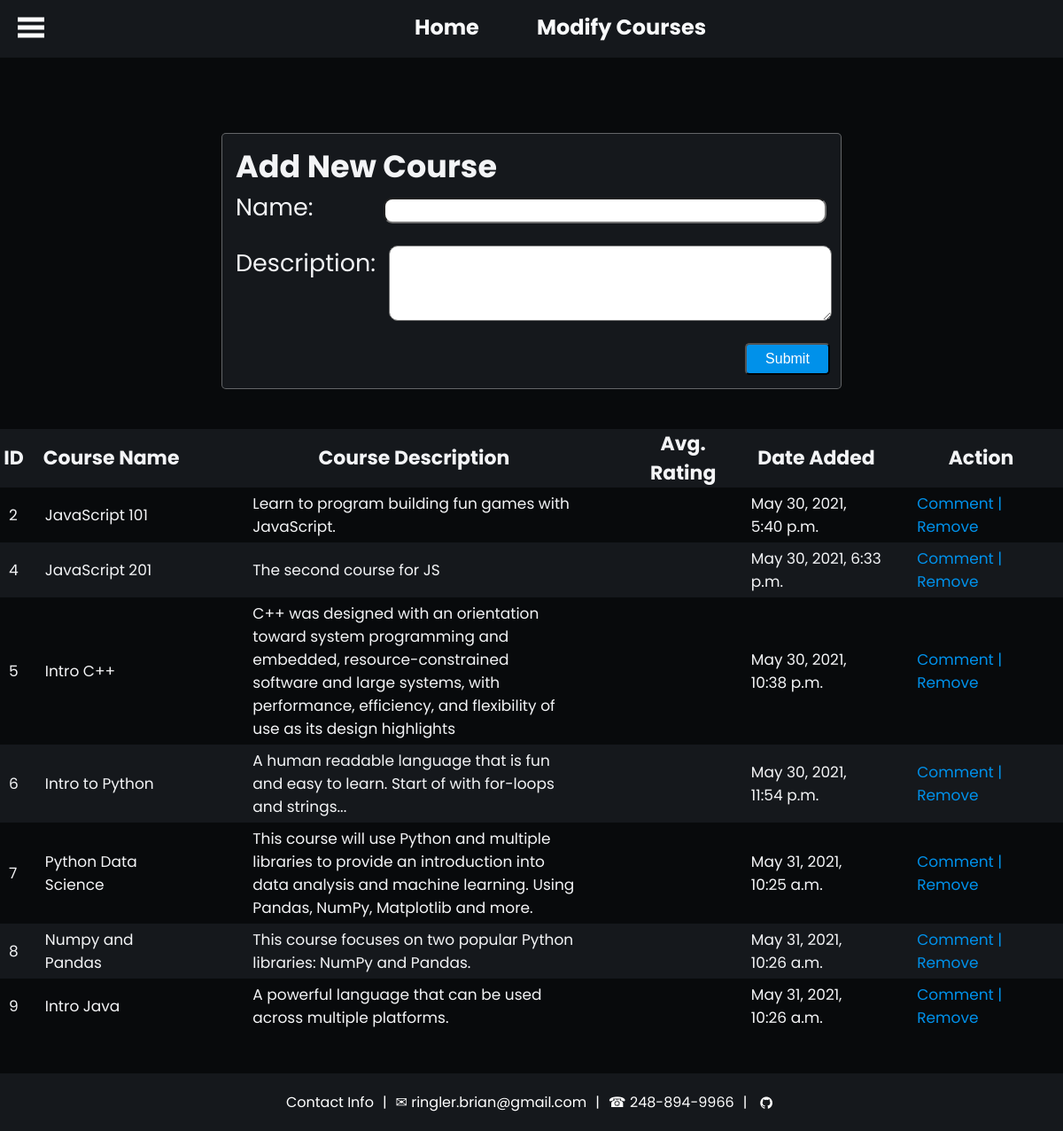
The app's page /courses/, older data.
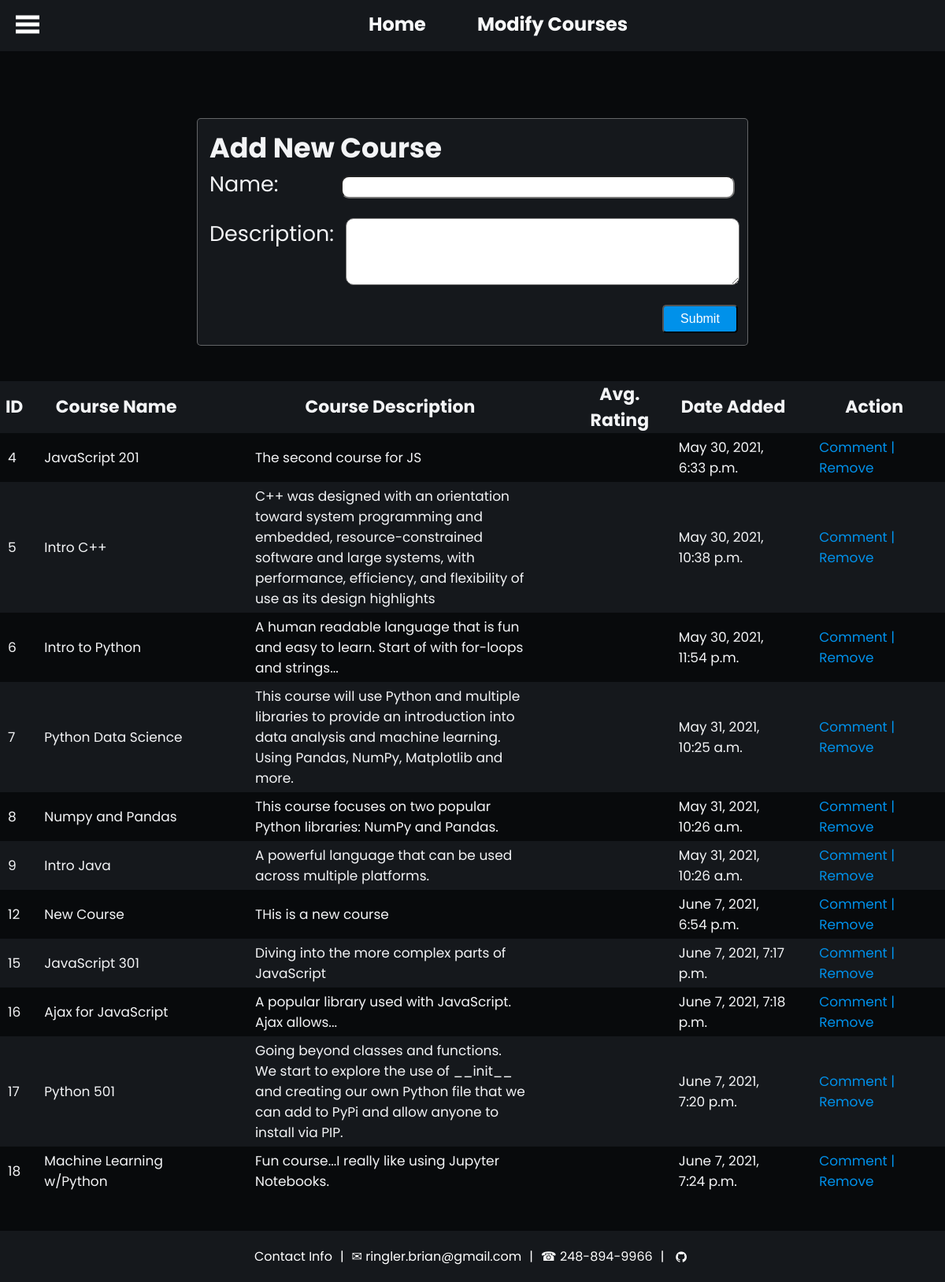
The same page, newer data.
### courses_app/models.py (models this page shows, shortened)
class Course(models.Model):
    course_name = models.CharField(max_length=50, null=False)
    created_at = models.DateTimeField(auto_now_add=True)
    updated_at = models.DateTimeField(auto_now=True)
    objects = ValidationManager()

class Description(models.Model):
    course_desc = models.CharField(max_length=255, null=False)
    course = models.OneToOneField(Course, on_delete=models.CASCADE,related_name='description', primary_key=True)
    created_at = models.DateTimeField(auto_now_add=True)
    updated_at = models.DateTimeField(auto_now=True)
    objects = ValidationManager()
    def __str__(self):
        return f'{self.course_desc}'

### courses_app/views.py (the view, shortened to what this page needs)
# urls.py: path('courses/', views.add_courses_view, name='add_courses'),
def add_courses_view(request):
    context =   {
                'courses' : Course.objects.all().annotate(Avg('course_name_fk__rating'))
            }
    avg = Course.objects.values('id').annotate(Avg('course_name_fk__rating'))
    print('+++++++++++++++++++++++++++++++++')
    print(type(avg))
    print(avg)
    print('----------------')
    for a in avg:
        print(a)
    return render(request, 'add_courses.html', context)

### courses_app/templates/add_courses.html (shortened to what this page needs)
{% extends "base.html" %}
{% block head %}
    {% load static %}
    <link rel="stylesheet" href="{% static 'css/add_courses.css' %}" />
    <link rel="stylesheet" href="{% static 'css/add_footer.css' %}" />
{% endblock head %}
{% block content %}
<div class="courses-wrapper">
    <form action="/courses/" method="POST" name="add-course-frm" id="addCourseID">
        <h1 class="title">Add New Course</h1>
        <div>
            <label for="course-name">Name:</label>
            <input type="text" id="course-name" name="course-name-nm">
        </div>
        <div id="desc-sec">
            <label for="course-desc">Description:</label>
            <textarea id="course-desc" name="course-desc-nm"></textarea>
        </div>
        <input type="submit" id="course-submit">
    </form>
    <table class="courses-tbl">
        <thead>
            <tr>
                <th>ID</th>
                <th>Course Name</th>
                <th>Course Description</th>
                <th>Avg. Rating</th>
                <th>Date Added</th>
                <th>Action</th>
            </tr>
        </thead>
        <tbody>
            {% for course in courses %}
                <tr>
                    <td>{{ course.id }}</td>
                    <td>{{ course.course_name }}</td>
                    <td>{{ course.description }}</td>
                    <td>{{ course.course_name_fk__rating }}</td>
                    <td>{{ course.created_at }}</td>
                    <td>
                        <a class="act" href="comment/{{ course.id }}">Comment</a>
                        <span> | </span>
                        <a class="act" href="delete/{{ course.id }}">Remove</a>
                    </td>
                </tr>
            {% endfor %}
        </tbody>
    </table>
</div>
{% endblock %}

### courses_app/templates/base.html (shortened to what this page needs)
<!DOCTYPE html>
<html lang="en">
  <head>
    {% load static %}
    <link rel="stylesheet" href="https://cdnjs.cloudflare.com/ajax/libs/font-awesome/4.7.0/css/font-awesome.min.css">
    <link rel="stylesheet" href="{% static 'css/base.css' %}" />
    <link rel="stylesheet" href="{% static 'css/nav_bar.css' %}" />
    {% block head %}
    {% endblock head %}
  </head>
  <body>
    {% include "navbar.html" %}
    {% block content %}
    {% endblock content %}
    {% include "footer.html" %}
  </body>
</html>

### courses_app/templates/navbar.html (shortened to what this page needs)
<div class="wrapper-navbar">
    <nav class="navbar">
      <span class="side-bar">
        <a href="#" onclick="openSlideMenu()">
          <svg width="30" height="30">
            <path d="M0, 5 30, 5" stroke="#fff" stroke-width="5" />
            <path d="M0, 14 30, 14" stroke="#fff" stroke-width="5" />
            <path d="M0, 23 30, 23" stroke="#fff" stroke-width="5" />
          </svg>
        </a>
      </span>
      <ul class="navbar-nav">
        <li><a href="{% url 'home' %}">Home</a></li>
        <li><a href="{% url 'add_courses' %}">Modify Courses</a></li>
      </ul>
    </nav>
</div>

### courses_app/templates/footer.html
<div class="wrapper-footer">
    <footer class="footer-main">
        <span>Contact Info</span>
        <span> | </span>
        <span>✉ ringler.brian@gmail.com</span>
        <span> | </span>
        <span>☎ 248-894-9966</span>
        <span> | </span>
        <span><a href="https://github.com/brianRingler" target="_blank" class="fa fa-github"></a></span>
    </footer>
</div>

### courses_app/static/css/base.css (style rules this page uses)
* { margin: 0; padding: 0; box-sizing: border-box; }
body { height: 100%; font-family: 'Poppins', sans-serif; background-color: #080A0C; color: #F3F4F6; }
input[type="submit"], button { height: 2.25rem; width: 6rem; font-size: 1.0rem; border-radius: 5px; background-color:rgb(0, 145, 234); color: white; }

### courses_app/static/css/nav_bar.css (style rules this page uses)
* { margin: 0; padding: 0; box-sizing: border-box; }
.wrapper-navbar { position: sticky; top: 0px; background-color: #15181C; width: 100%; }
.side-bar { position: absolute; left:-45px; margin-top: 5px; }
.navbar { display: flex; flex-wrap: row wrap; justify-content: center; align-items: center; background: #15181C; overflow: hidden; height: 65px; font-weight: bold; }
.navbar-nav { display: flex; flex-direction: row; justify-content: center; align-items: center; font-size: 1.5rem; }
.navbar a { margin: 0 0 0 65px; text-decoration: none; color: #f8f9fa; }
.navbar ul { list-style: none; margin: 0 0 5px 0; }
li { list-style-type: none; color: white; }

### courses_app/static/css/add_courses.css (style rules this page uses)
* { margin: 0; padding: 0; box-sizing: border-box; }
.courses-wrapper { display: flex; flex-flow: column; align-items: center; }
form { margin-top: 85px; padding: 10px 10px 15px 15px; border: .5px solid rgba(245, 245, 245, 0.35); background-color: #15181C; border-radius: 5px; }
h1 { margin: auto; font-size: 35px; }
label { font-size: 27px; }
input[type="text"], textarea { border-radius: 10px; padding: 6px 12px; height: 1.8rem; width: 500px; font-size: 1.0rem; font-family: 'Poppins', sans-serif; resize: vertical; margin-bottom: 25px; }
textarea { width: 500px; height: 85px; margin-left: 15px; }
#course-name { margin-left: 75px; }
#desc-sec { display: flex; flex-flow: row; justify-content: flex-start; }
#course-submit { margin-left: 575px; }
table { width: auto; table-layout: auto; margin-top: 45px; margin-bottom: 110px; font-size: 20px; border-collapse: separate; border-spacing: 0px; }
th { font-size: 22px; margin: 0 10px 0 10px; background-color: #15181C; }
td { padding: 5px 65px; font-size: 17px; max-width: 600px; }
td:nth-child(1) { padding: 5px 10px; }
td:nth-child(2), td:nth-child(4), td:nth-child(5), td:nth-child(6) { padding: 5px 20px; }
tr:nth-child(even) { background-color: #15181C; }
a, span { text-decoration: none; color: rgb(0, 145, 234); }

### courses_app/static/css/add_footer.css (style rules this page uses)
* { margin: 0; padding: 0; box-sizing: border-box; }
.wrapper-footer { position: fixed; background-attachment: scroll; margin-top: 20px; bottom: 0; width: 100%; }
.footer-main { display: flex; flex-flow: row; justify-content: center; align-items: center; height: 65px; background-color: #15181C; }
.footer-main span, .footer-main a { margin: 5px; color: white; }

Row changes from the older to the newer data that the page shows:
removed Course: id "2", course_name "JavaScript 101", description "Learn to program building fun games with JavaScript.", created_at "May 30, 2021, 5:40 p.m."
added Course: id "12", course_name "New Course", description "THis is a new course", created_at "June 7, 2021, 6:54 p.m."
added Course: id "15", course_name "JavaScript 301", description "Diving into the more complex parts of JavaScript", created_at "June 7, 2021, 7:17 p.m."
added Course: id "16", course_name "Ajax for JavaScript", description "A popular library used with JavaScript. Ajax allows...", created_at "June 7, 2021, 7:18 p.m."
added Course: id "17", course_name "Python 501", description "Going beyond classes and functions. We start to explore the use of __init__ and creating our own Python file that we can add to PyPi and allow anyone to install via PIP.", created_at "June 7, 2021, 7:20 p.m."
added Course: id "18", course_name "Machine Learning w/Python", description "Fun course...I really like using Jupyter Notebooks.", created_at "June 7, 2021, 7:24 p.m."
